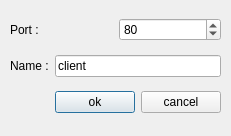
<?xml version="1.0" encoding="UTF-8"?>
<ui version="4.0">
 <class>MycoonectDialog</class>
 <widget class="QDialog" name="MycoonectDialog">
  <property name="geometry">
   <rect>
    <x>0</x>
    <y>0</y>
    <width>231</width>
    <height>136</height>
   </rect>
  </property>
  <property name="windowTitle">
   <string>setting </string>
  </property>
  <widget class="QWidget" name="layoutWidget">
   <property name="geometry">
    <rect>
     <x>10</x>
     <y>10</y>
     <width>211</width>
     <height>111</height>
    </rect>
   </property>
   <layout class="QVBoxLayout" name="verticalLayout">
    <item>
     <layout class="QHBoxLayout" name="horizontalLayout_3">
      <item>
       <widget class="QLabel" name="port">
        <property name="text">
         <string>Port :</string>
        </property>
       </widget>
      </item>
      <item>
       <widget class="QSpinBox" name="spinBox">
        <property name="maximum">
         <number>9999999</number>
        </property>
        <property name="value">
         <number>80</number>
        </property>
       </widget>
      </item>
     </layout>
    </item>
    <item>
     <layout class="QHBoxLayout" name="horizontalLayout_4">
      <item>
       <widget class="QLabel" name="username">
        <property name="text">
         <string>Name :</string>
        </property>
       </widget>
      </item>
      <item>
       <widget class="QLineEdit" name="username_lineEdit">
        <property name="text">
         <string>client</string>
        </property>
       </widget>
      </item>
     </layout>
    </item>
    <item>
     <layout class="QHBoxLayout" name="horizontalLayout">
      <item>
       <spacer name="horizontalSpacer">
        <property name="orientation">
         <enum>Qt::Horizontal</enum>
        </property>
        <property name="sizeHint" stdset="0">
         <size>
          <width>40</width>
          <height>20</height>
         </size>
        </property>
       </spacer>
      </item>
      <item>
       <widget class="QPushButton" name="okbtn">
        <property name="text">
         <string>ok</string>
        </property>
       </widget>
      </item>
      <item>
       <widget class="QPushButton" name="cancelbtn">
        <property name="text">
         <string>cancel</string>
        </property>
       </widget>
      </item>
     </layout>
    </item>
   </layout>
  </widget>
 </widget>
 <resources/>
 <connections/>
</ui>
